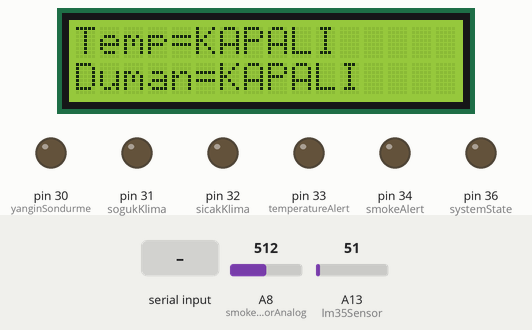
Recording of a sketch running on a simulated Arduino Mega 2560, built with avr-gcc and run on an emulated ATmega2560. Shown: 16×2 character LCD, output pins drawn as LEDs (lit = HIGH). The test bench sets the inputs (shaded band); at power-on: A8 (smokeSensorAnalog) = 512, A13 (lm35Sensor) = 51. What the sketch prints to the serial monitor is not drawn.

Above: at 1.6 s.
1.7 s: "1" received over Serial
At 8.6 s:
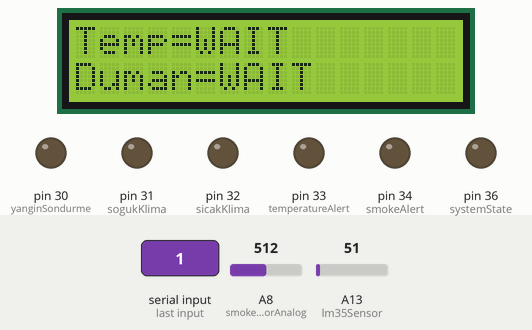
At 10.5 s:
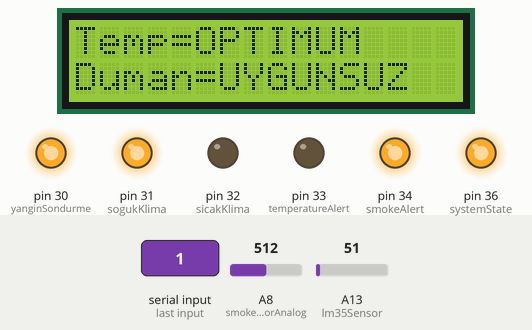
Timing chart, 0 to 10.7 s (numbered marks = the images above; inputs shaded):
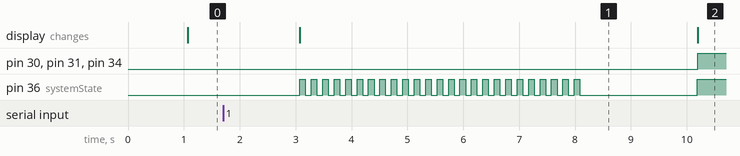

The sketch:

ServerRoomPrevention_Arduino.ino
```cpp
#include<LiquidCrystal.h>
LiquidCrystal lcd(8, 9, 4, 5, 6, 7);

int smokeSensorDigital = 37;
int smokeSensorAnalog = A8;
int lm35Sensor = A13;
int systemState = 36;
int serverState = 35;
int smokeAlert = 34;
int temperatureAlert = 33;
int sicakKlima = 32;
int sogukKlima = 31;
int yanginSondurme = 30;

String systemStateControl = "";
String systemActive = "";

int firstRun = 0;
int sayac = 0;

String sicaklikDurum = "KAPALI";
String dumanDurum = "KAPALI";


void setup() {
  Serial.begin(9600);

  pinMode(smokeSensorDigital, INPUT);
  pinMode(smokeSensorAnalog, INPUT);

  pinMode(systemState, OUTPUT);
  pinMode(serverState, OUTPUT);
  pinMode(smokeAlert, OUTPUT);
  pinMode(temperatureAlert, OUTPUT);
  pinMode(sicakKlima, OUTPUT);
  pinMode(sogukKlima, OUTPUT);
  pinMode(yanginSondurme, OUTPUT);

  lcd.begin(16, 2);
  lcd.setCursor(0,0);
  lcd.print("Temp=");
  lcd.setCursor(0,1);
  lcd.print("Duman=");
}

void loop() {
  systemStateControl = Serial.readString();

  if(systemStateControl == "1"){
    systemActive = "1";
  }
  else if(systemStateControl == "2"){
    systemActive = "2";
  }

  if(systemActive == "1"){
    if(firstRun == 0){
      for(sayac = 0; sayac < 25; sayac++){

        int smokeValue = analogRead(smokeSensorAnalog);

        float value = analogRead(lm35Sensor);
        float mV = (value/1024.0)*5000;
        float celcius = mV/10;

        sicaklikDurum = "WAIT";
        dumanDurum = "WAIT";

        lcdSil();
        lcdYaz(sicaklikDurum, dumanDurum);

        digitalWrite(systemState, HIGH);
        delay(100);
        digitalWrite(systemState, LOW);
        delay(100);

         firstRun++;
      }
    }
    else{
        digitalWrite(systemState, HIGH);
        int smokeValue = analogRead(smokeSensorAnalog);

        float value = analogRead(lm35Sensor);
        float mV = (value/1023.0)*5000;
        float celcius = (mV/10) - 9.31;

        Serial.print(smokeValue);
        Serial.print("#");
        Serial.println(celcius);


        if(smokeValue < 200){
          dumanDurum = "OPTIMUM";
          lcdSil();
          lcdYaz(sicaklikDurum, dumanDurum);
          digitalWrite(smokeAlert, LOW);
          digitalWrite(yanginSondurme, LOW);
        }
        else if(smokeValue >= 200 && smokeValue <= 280){
          dumanDurum = "KOTU";
          lcdSil();
          lcdYaz(sicaklikDurum, dumanDurum);
          digitalWrite(smokeAlert, HIGH);
          digitalWrite(yanginSondurme, LOW);
        }
        else if(smokeValue > 280){
          dumanDurum = "UYGUNSUZ";
          lcdSil();
          lcdYaz(sicaklikDurum, dumanDurum);

          digitalWrite(smokeAlert, HIGH);
          digitalWrite(yanginSondurme, HIGH);
        }
        else {
          dumanDurum = "####";
          lcdSil();
          lcdYaz(sicaklikDurum, dumanDurum);
          digitalWrite(serverState, LOW);
        }

        if(celcius <= 10){
          sicaklikDurum = "UYGUNSUZ";
          lcdSil();
          lcdYaz(sicaklikDurum, dumanDurum);

          digitalWrite(sogukKlima, LOW);
          digitalWrite(temperatureAlert, HIGH);
          digitalWrite(sicakKlima, HIGH);
        }
        else if((celcius > 10 && celcius <= 12)){
          sicaklikDurum = "KOTU";
          lcdSil();
          lcdYaz(sicaklikDurum, dumanDurum);

          digitalWrite(sogukKlima, LOW);
          digitalWrite(temperatureAlert, HIGH);
          digitalWrite(sicakKlima, HIGH);
        }
        else if(celcius > 12 && celcius <= 15){
          sicaklikDurum = "OPTIMUM";
          lcdSil();
          lcdYaz(sicaklikDurum, dumanDurum);

          digitalWrite(sogukKlima, LOW);
          digitalWrite(sicakKlima, HIGH);
          digitalWrite(temperatureAlert, LOW);
        }
        else if(celcius > 15 && celcius < 30){
          sicaklikDurum = "OPTIMUM";
          lcdSil();
          lcdYaz(sicaklikDurum, dumanDurum);

          digitalWrite(sicakKlima, LOW);
          digitalWrite(sogukKlima, HIGH);
          digitalWrite(temperatureAlert, LOW);
        }
        else if(celcius > 30 && celcius < 35){
          sicaklikDurum = "KOTU";
          lcdSil();
          lcdYaz(sicaklikDurum, dumanDurum);

          digitalWrite(sicakKlima, LOW);
          digitalWrite(temperatureAlert, HIGH);
          digitalWrite(sogukKlima, HIGH);
        }
        else if(celcius >= 35){
          sicaklikDurum = "UYGUNSUZ";
          lcdSil();
          lcdYaz(sicaklikDurum, dumanDurum);

          digitalWrite(sicakKlima, LOW);
          digitalWrite(temperatureAlert, HIGH);
          digitalWrite(sogukKlima, HIGH);
          digitalWrite(serverState, LOW);
        }
        else{
          sicaklikDurum = "####";
          lcdSil();
          lcdYaz(sicaklikDurum, dumanDurum);
          digitalWrite(serverState, LOW);
        }

        if((sicaklikDurum == "OPTIMUM" || sicaklikDurum == "KOTU") && (dumanDurum == "OPTIMUM" || dumanDurum == "KOTU")){
          digitalWrite(serverState, HIGH);
        }
        else if(sicaklikDurum == "UYGUNSUZ" || dumanDurum == "UYGUNSUZ"){
          digitalWrite(serverState, LOW);
        }
    }
  }
  else{
    kapali();
  }

  delay(1000);


}

void kapali(){
    digitalWrite(yanginSondurme, LOW);
    digitalWrite(systemState, LOW);
    digitalWrite(smokeAlert, LOW);
    digitalWrite(sicakKlima, LOW);
    digitalWrite(temperatureAlert, LOW);
    digitalWrite(sogukKlima, LOW);
    digitalWrite(serverState, LOW);
    sicaklikDurum = "KAPALI";
    dumanDurum = "KAPALI";
    lcdSil();
    lcdYaz(sicaklikDurum, dumanDurum);
}

void lcdYaz(String s, String d){
  lcd.setCursor(5,0);
  lcd.print(s);
  lcd.setCursor(6,1);
  lcd.print(d);
}
void lcdSil(){
  lcd.setCursor(5,0);
  lcd.print("           ");
  lcd.setCursor(6,1);
  lcd.print("          ");
}
```

Measured:
- after the input at 1.7 s, pin 30 (yanginSondurme), pin 31 (sogukKlima), pin 34 (smokeAlert): LOW → HIGH after 8.5 s; pin 36 (systemState): goes 24 × (HIGH 0.10 s, LOW 0.10 s), HIGH 0.10 s, LOW 2.1 s, then HIGH, starting after 1.4 s; the display: changes after 1.4 s (image 1)
